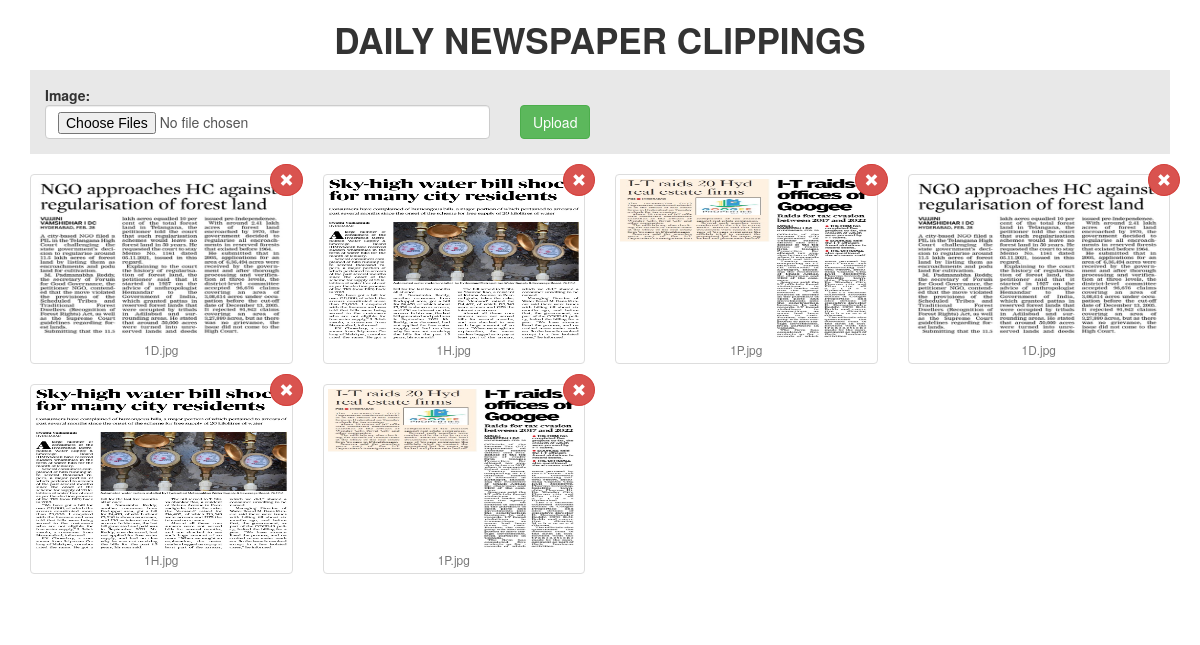
The app's page /imp_clippings.php with its own data.
### tables this page shows
CREATE TABLE `imp_clippings` (
  `id` int(11) NOT NULL,
  `img_name` varchar(50) NOT NULL,
  `image` varchar(50) NOT NULL
);

### imp_clippings.php (the view, shortened to what this page needs)
<!DOCTYPE html>
<html>
<head>
    <link rel="stylesheet" href="https://maxcdn.bootstrapcdn.com/bootstrap/3.3.7/css/bootstrap.min.css">
    <link rel="stylesheet" href="https://cdnjs.cloudflare.com/ajax/libs/fancybox/2.1.5/jquery.fancybox.min.css" media="screen">
</head>
<body>
    <div class="container">
        <h2 style="text-align: center; font-size: 35px;" ><b>DAILY NEWSPAPER CLIPPINGS</b></h2>
        <form action="imp_clippings.php" class="form-image-upload" method="POST" enctype="multipart/form-data">
            <div class="row">
                <div class="col-md-5">
                    <strong>Image:</strong>
                    <input type="file" name="file[]" class="form-control" multiple="">
                </div>
                <div class="col-md-2">
                    <br />
                    <button type="submit" class="btn btn-success">Upload</button>
                </div>
            </div>
        </form>
        <div class="row">
            <div class='list-group gallery' style="width:100%;">
                <?php
                require('db.php');
                $sql = "SELECT * FROM imp_clippings";
                $images = $conn->query($sql);
                while ($image = $images->fetch_assoc()) {
                ?>
                    <div class='col-sm-3' style="float: left;">
                        <a class="thumbnail fancybox" rel="ligthbox" href="./uploads/<?php echo $image['image'] ?>">
                            <img alt="" src="./important Clippings/<?php echo $image['image'] ?>" />
                            <div class='text-center'>
                                <small class='text-muted'><?php echo $image['img_name'] ?></small>
                            </div>
                        </a>
                        <form action="./impdel.php" method="POST">
                            <button type="submit" title="delete" class="close-icon btn btn-danger"><i class="glyphicon glyphicon-remove"></i></button>
                        </form>
                    </div>
                <?php } ?>
            </div>
        </div>
    </div>
</body>
</html>

### imp_clippings.php (style rules this page uses)
.gallery { display: inline-block; margin-top: 20px; }
.close-icon { border-radius: 50%; position: absolute; right: 5px; top: -10px; padding: 5px 8px; }
.form-image-upload { background: #e8e8e8 none repeat scroll 0 0; padding: 15px; }
.carousel-inner>.item>a>img, .carousel-inner>.item>img, .img-responsive, .thumbnail a>img, .thumbnail>img { width: 300px !important; height: 160px !important; }

### records on screen
imp_clippings: image (picture), img_name "1D.jpg"
imp_clippings: image (picture), img_name "1H.jpg"
imp_clippings: image (picture), img_name "1P.jpg"
imp_clippings: image (picture), img_name "1D.jpg"
imp_clippings: image (picture), img_name "1H.jpg"
imp_clippings: image (picture), img_name "1P.jpg"
